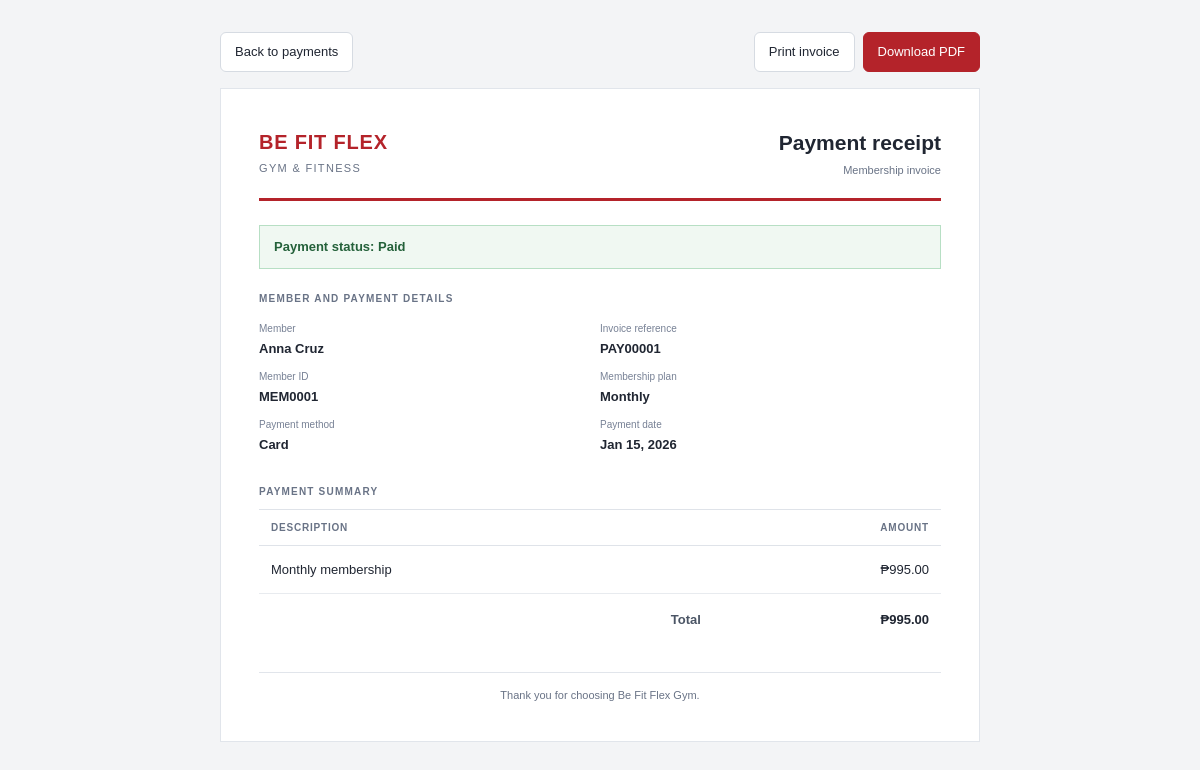
/invoice.php?payment_id=PAY00001 (signed in), run on the app's committed database.
### tables this page shows
CREATE TABLE payments (
    payment_id VARCHAR(50) PRIMARY KEY,
    member_id VARCHAR(50) NOT NULL,
    session_id VARCHAR(50),
    amount DECIMAL(10,2) NOT NULL,
    payment_method ENUM('Cash','Card','GCash','Bank Transfer','Maya') NOT NULL,
    payment_status ENUM('Paid','Pending','Overdue') NOT NULL DEFAULT 'Pending',
    payment_date DATE,
    maya_checkout_id VARCHAR(100) NULL,
    notes LONGTEXT NULL,
    created_at TIMESTAMP DEFAULT CURRENT_TIMESTAMP,
    updated_at TIMESTAMP DEFAULT CURRENT_TIMESTAMP ON UPDATE CURRENT_TIMESTAMP,
    FOREIGN KEY (member_id) REFERENCES members(member_id) ON DELETE CASCADE,
    FOREIGN KEY (session_id) REFERENCES sessions(session_id) ON DELETE SET NULL,
    INDEX idx_member_id (member_id), INDEX idx_payment_status (payment_status), INDEX idx_payment_date (payment_date)
);

CREATE TABLE members (
    member_id VARCHAR(50) PRIMARY KEY,
    user_id INT NOT NULL UNIQUE,
    member_name VARCHAR(255) NOT NULL,
    contact_number TEXT NOT NULL,
    contact_number_encrypted TEXT NULL,
    email VARCHAR(255) NOT NULL,
    membership_type ENUM('Monthly') NOT NULL,
    join_date DATE NOT NULL,
    out_date DATE NULL,
    status ENUM('Active','Inactive','Expired') NOT NULL DEFAULT 'Active',
    created_at TIMESTAMP DEFAULT CURRENT_TIMESTAMP,
    updated_at TIMESTAMP DEFAULT CURRENT_TIMESTAMP ON UPDATE CURRENT_TIMESTAMP,
    FOREIGN KEY (user_id) REFERENCES users(user_id) ON DELETE CASCADE,
    INDEX idx_status (status), INDEX idx_member_name (member_name), INDEX idx_email (email)
);

### includes/auth.php (called while the page is built, shortened)
<?php
require_once __DIR__ . '/../config/db.php';
require_once __DIR__ . '/helpers.php';
function current_user(): ?array
{
    $type = $_SESSION['user_type'] ?? '';
    return [
        'id'    => (int) $_SESSION['user_id'],
        'name'  => $_SESSION['name'] ?? '',
        'email' => $_SESSION['email'] ?? '',
        'type'  => $type,
    ];
}
function require_role(string ...$allowed): array
{
    $u = current_user();
    return $u;
}

### includes/helpers.php (called while the page is built, shortened)
<?php
function e(mixed $v): string
{
    return htmlspecialchars((string) $v, ENT_QUOTES, 'UTF-8');
}
function money(float|string|null $v): string
{
    return '&#8369;' . number_format((float) $v, 2);
}
function dt(?string $v, string $fmt = 'M j, Y'): string
{
    $ts = strtotime($v);
    return $ts ? date($fmt, $ts) : '—';
}
function stmt(string $sql): PDOStatement
{
    static $cache = [];
    return $cache[$sql] ??= db()->prepare($sql);
}
function row(string $sql, array $args = []): ?array
{
    $s = stmt($sql);
    $s->execute($args);
    $r = $s->fetch();
    return $r ?: null;
}

### config/db.php (called while the page is built, shortened)
<?php
function db(): PDO
{
    static $pdo = null;
    $dsn = sprintf('mysql:host=%s;port=%s;dbname=%s;charset=utf8mb4', DB['host'], DB['port'], DB['name']);
    try {
        $pdo = new PDO($dsn, DB['user'], DB['pass'], [
            PDO::ATTR_ERRMODE            => PDO::ERRMODE_EXCEPTION,
            PDO::ATTR_DEFAULT_FETCH_MODE => PDO::FETCH_ASSOC,
            PDO::ATTR_EMULATE_PREPARES   => false,
        ]);
    } catch (PDOException $e) {
        http_response_code(500);
        error_log('Database connection failed: ' . $e->getMessage());
        echo '<!doctype html><meta charset="utf-8">'
           . '<div style="font:16px system-ui;background:#0a0a0a;color:#eee;padding:40px;height:100vh">'
           . '<h1 style="color:#E10600">Database connection failed</h1>'
           . '<p>MySQL is not reachable, the database has not been imported, or its environment variables are incorrect.</p>'
           . '<p>Check the database service and application logs, then verify the MYSQLHOST, MYSQLPORT, MYSQLDATABASE, MYSQLUSER, and MYSQLPASSWORD settings.</p></div>';
        exit;
    }
    return $pdo;
}

### invoice.php (the view, shortened to what this page needs)
<?php
require __DIR__ . '/includes/auth.php';
$u = require_role('admin', 'member');
$paymentId = trim((string) ($_GET['payment_id'] ?? ''));
$payment = row(
    'SELECT p.*, m.member_name, m.email, m.member_id, m.membership_type
       FROM payments p JOIN members m ON m.member_id = p.member_id
      WHERE p.payment_id = ?',
    [$paymentId]
);
$isPdf = ($_GET['format'] ?? '') === 'pdf';
$status = (string) $payment['payment_status'];
$statusClass = match ($status) {
    'Paid' => 'paid',
    'Pending' => 'pending',
    'Overdue' => 'overdue',
    default => 'neutral',
};
$description = trim((string) ($payment['notes'] ?? '')) ?: 'Membership dues';
$paymentsUrl = $u['type'] === 'admin' ? 'admin/payments.php' : 'member/payments.php';
$pdfUrl = '?payment_id=' . rawurlencode($paymentId) . '&format=pdf';
?>
<!doctype html>
<html lang="en">
<head>
</head>
<body>
  <?php if (!$isPdf): ?>
  <nav class="invoice-actions" aria-label="Invoice actions">
    <a href="<?= e($paymentsUrl) ?>">Back to payments</a>
    <div class="action-group">
      <button type="button" onclick="window.print()">Print invoice</button>
      <a class="primary" href="<?= e($pdfUrl) ?>">Download PDF</a>
    </div>
  </nav>
  <?php endif; ?>
  <main class="invoice">
    <table class="masthead" role="presentation">
      <tr>
        <td>
          <div class="brand">BE FIT FLEX</div>
          <div class="brand-sub">Gym &amp; Fitness</div>
        </td>
        <td>
          <div class="document-title">Payment receipt</div>
          <div class="document-type">Membership invoice</div>
        </td>
      </tr>
    </table>
    <div class="rule"></div>
    <div class="status <?= e($statusClass) ?>">
      Payment status: <?= e($status) ?>
    </div>
    <h2 class="section-title">Member and payment details</h2>
    <table class="details">
      <tr>
        <td><span class="detail-label">Member</span><span class="detail-value"><?= e($payment['member_name']) ?></span></td>
        <td><span class="detail-label">Invoice reference</span><span class="detail-value"><?= e($payment['payment_id']) ?></span></td>
      </tr>
      <tr>
        <td><span class="detail-label">Member ID</span><span class="detail-value"><?= e($payment['member_id']) ?></span></td>
        <td><span class="detail-label">Membership plan</span><span class="detail-value"><?= e($payment['membership_type']) ?></span></td>
      </tr>
      <tr>
        <td><span class="detail-label">Payment method</span><span class="detail-value"><?= e($payment['payment_method']) ?></span></td>
        <td><span class="detail-label">Payment date</span><span class="detail-value"><?= e(dt($payment['payment_date'])) ?></span></td>
      </tr>
    </table>
    <h2 class="section-title">Payment summary</h2>
    <table class="items">
      <thead>
        <tr><th>Description</th><th class="amount">Amount</th></tr>
      </thead>
      <tbody>
        <tr>
          <td><?= nl2br(e($description)) ?></td>
          <td class="amount"><?= money($payment['amount']) ?></td>
        </tr>
        <tr class="total-row">
          <td class="total-label">Total</td>
          <td class="total-amount"><?= money($payment['amount']) ?></td>
        </tr>
      </tbody>
    </table>
    <div class="footnote">Thank you for choosing Be Fit Flex Gym.</div>
  </main>
</body>
</html>
<?php
$invoiceHtml = ob_get_clean();
echo $invoiceHtml;

### invoice.php (style rules this page uses)
* { box-sizing: border-box; }
body { margin: 0; padding: 32px 16px; background: #f3f4f6; color: #202632; font: 14px/1.5 Arial, Helvetica, sans-serif; }
.invoice-actions { display: flex; justify-content: space-between; align-items: center; gap: 12px; width: 100%; max-width: 760px; margin: 0 auto 16px; }
.invoice-actions a, .invoice-actions button { display: inline-flex; align-items: center; justify-content: center; min-height: 40px; padding: 9px 14px; border: 1px solid #d6dbe2; border-radius: 6px; background: #fff; color: #202632; font: inherit; font-size: 13px; text-decoration: none; cursor: pointer; }
.invoice-actions .action-group { display: flex; flex-wrap: wrap; gap: 8px; }
.invoice-actions .primary { border-color: #b4232a; background: #b4232a; color: #fff; }
.invoice { width: 100%; max-width: 760px; margin: 0 auto; padding: 38px; border: 1px solid #e1e5eb; background: #fff; }
.masthead { width: 100%; border-collapse: collapse; }
.masthead td { padding: 0 0 20px; vertical-align: top; }
.brand { color: #b4232a; font-size: 20px; font-weight: 700; letter-spacing: .04em; }
.brand-sub { margin-top: 3px; color: #697386; font-size: 11px; letter-spacing: .12em; text-transform: uppercase; }
.document-title { color: #202632; font-size: 21px; font-weight: 700; text-align: right; }
.document-type { margin-top: 3px; color: #697386; font-size: 11px; text-align: right; }
.rule { height: 3px; margin: 0 0 24px; background: #b4232a; }
.status { margin-bottom: 22px; padding: 11px 14px; border: 1px solid #d8dee7; background: #f7f8fa; color: #384152; font-size: 13px; font-weight: 600; }
.status.paid { border-color: #b7dfc4; background: #f0f8f2; color: #24613a; }
.section-title { margin: 0 0 10px; color: #697386; font-size: 10px; font-weight: 700; letter-spacing: .12em; text-transform: uppercase; }
.details { width: 100%; margin: 0 0 24px; border-collapse: collapse; }
.details td { width: 50%; padding: 5px 16px 5px 0; vertical-align: top; }
.detail-label { display: block; margin-bottom: 2px; color: #778195; font-size: 10px; }
.detail-value { color: #202632; font-size: 13px; font-weight: 600; word-break: break-word; }
.items { width: 100%; border-collapse: collapse; }
.items th { padding: 10px 12px; border-top: 1px solid #dfe3e9; border-bottom: 1px solid #dfe3e9; color: #697386; font-size: 10px; letter-spacing: .08em; text-align: left; text-transform: uppercase; }
.items td { padding: 14px 12px; border-bottom: 1px solid #e8ebef; font-size: 13px; }
.items .amount { text-align: right; white-space: nowrap; }
.total-row td { padding-top: 16px; border: 0; }
.total-label { color: #4b5565; font-size: 13px; font-weight: 600; text-align: right; }
.total-amount { color: #202632; font-size: 21px; font-weight: 700; text-align: right; white-space: nowrap; }
.footnote { margin-top: 28px; padding-top: 14px; border-top: 1px solid #e1e5eb; color: #697386; font-size: 11px; text-align: center; }

### data on the page
payments: payment_status "Paid", member.member_name "Anna Cruz", payment_id "PAY00001", member.member_id "MEM0001", member.membership_type "Monthly", payment_method "Card", payment_date "Jan 15, 2026", notes "Monthly membership", amount "₱995.00"
